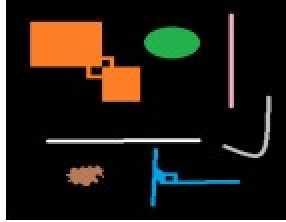
#> input picture BSCOMPUTER ENGINEERING/4th YEAR OF COMPUTER ENGINEERING/7th SEMESTER/DIGITAL IMAGE PROCESSING/FINALTERMPREPARATIONPROGRAMS/Screenshot 2024-10-10 211014.jpg, 143 x 111 px, found by its file name (shown 2 times larger)
$ python connectedcomponent.py
#> lines starting #> are read from the running program, lines starting #| are printed output that depends on the picture; after the words box and inside, x2 and y2 are one past the last pixel; in counts of white or black regions, pixels touching at a corner belong together
import cv2
import numpy as np
# Load the uploaded image
image_path = '/mnt/data/Screenshot 2024-10-10 211014.jpg'
image = cv2.imread(image_path)
#> image is the input picture: shape (111, 143, 3); mean B, G, R 21.6, 29.1, 35.1
# Convert the image to grayscale
gray_image = cv2.cvtColor(image, cv2.COLOR_BGR2GRAY)
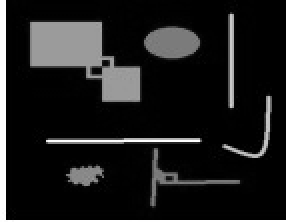
#> gray_image: shape (111, 143) (shown 2 times larger); min 0, max 255, mean 30
# Apply a binary threshold to the image (convert to black & white)
ret, binary_image = cv2.threshold(gray_image, 127, 255, cv2.THRESH_BINARY)
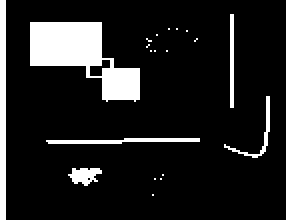
#> binary_image: shape (111, 143) (shown 2 times larger); 12.9% white; 20 white regions (14 under 20 px)
# Find contours (connected components)
contours, hierarchy = cv2.findContours(binary_image, cv2.RETR_TREE, cv2.CHAIN_APPROX_SIMPLE)
#> contours = 22 contours, 15 with area under 20; largest, box (x1, y1, x2, y2) and area: (15, 11, 70, 51) 1085, (0, 0, 143, 111) 220, (34, 84, 51, 93) 78, (23, 69, 100, 72) 74, (44, 29, 56, 39) 62, (115, 7, 117, 54) 46, (112, 48, 135, 79) 40
# Create a blank image with the same shape as the original to draw contours with random colors
image_with_colored_contours = np.zeros_like(image)
# Loop through each contour and draw it with a random color
for contour in contours:
    color = np.random.randint(0, 255, size=3).tolist()  # Generate a random color
    cv2.drawContours(image_with_colored_contours, [contour], -1, color, 3)  # Draw contour with random color
#> this loop made 22 passes
#> (contour, color) on passes 1, 2, 3, 4, 6, 9, 10, 11, 12, 13, 14, 15: ([[76, 97]], [172, 47, 117]), ([[80, 89]], [192, 67, 251]), ([[77, 89]], [195, 103, 9]), ([[81, 87]], [211, 21, 242]), ([[43, 89], [44, 88], [45, 89], [44, 90]], [216, 88, 140]), ([[83, 25]], [88, 81, 165]), ([[77, 25]], [25, 77, 72]), ([[75, 25]], [9, 148, 115]), ([[74, 22], [73, 23]], [208, 243, 197]), ([[98, 19], [97, 20]], [254, 79, 175]), ([[73, 19], [74, 20], [75, 20], [74, 20]], [192, 82, 99]), ([[78, 17]], [216, 177, 243])
#> color on passes 5, 7, 8, 19, 20, 22: [36, 87, 70], [58, 193, 230], [39, 87, 174], [127, 32, 31], [202, 244, 151], [114, 183, 28]
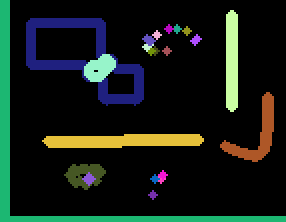
#> image_with_colored_contours: shape (111, 143, 3) (shown 2 times larger); mean of channels 0, 1, 2 23.1, 29.2, 21; drawn as B, G, R
# Total number of detected objects (contours)
total_objects = len(contours)
#> total_objects = 22
# Display the results
cv2.imshow('Image with Colored Contours', image_with_colored_contours)
cv2.waitKey(0)
cv2.destroyAllWindows()
# Print the total number of objects detected
print(f"Total number of objects detected: {total_objects}")
#| Total number of objects detected: 22

$ run again, with BSCOMPUTER ENGINEERING/4th YEAR OF COMPUTER ENGINEERING/7th SEMESTER/DIGITAL IMAGE PROCESSING/FINALTERMPREPARATIONPROGRAMS/Screenshot 2024-10-10 211625.jpg copied over BSCOMPUTER ENGINEERING/4th YEAR OF COMPUTER ENGINEERING/7th SEMESTER/DIGITAL IMAGE PROCESSING/FINALTERMPREPARATIONPROGRAMS/Screenshot 2024-10-10 211014.jpg
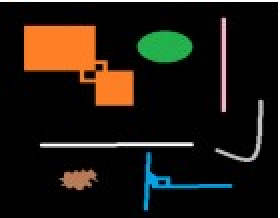
#> input picture BSCOMPUTER ENGINEERING/4th YEAR OF COMPUTER ENGINEERING/7th SEMESTER/DIGITAL IMAGE PROCESSING/FINALTERMPREPARATIONPROGRAMS/Screenshot 2024-10-10 211625.jpg, 140 x 109 px, found by its file name (shown 2 times larger)
#> image is the input picture: shape (109, 140, 3); mean B, G, R 18.4, 26.3, 32.5
#> `ret, binary_image = cv2.threshold(gray_image, 127, 255, cv2.THRESH_BIN..`:
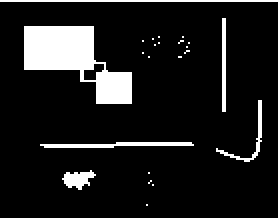
#> binary_image: shape (109, 140) (shown 2 times larger); 11.7% white; 23 white regions (17 under 20 px)
#> contours = 24 contours, 18 with area under 20; largest, box (x1, y1, x2, y2) and area: (12, 13, 66, 52) 1048, (31, 85, 48, 95) 78, (20, 71, 97, 74) 73, (41, 31, 53, 41) 64, (111, 9, 113, 56) 46, (108, 50, 131, 81) 42
#> the loop `for contour in contours:` made 24 passes
#> (contour, color) on passes 1, 2, 3, 4, 8, 9, 10: ([[73, 102]], [172, 47, 117]), ([[76, 92]], [192, 67, 251]), ([[75, 90], [74, 91]], [195, 103, 9]), ([[74, 86]], [211, 21, 242]), ([[89, 28], [90, 28]], [39, 87, 174]), ([[74, 28]], [88, 81, 165]), ([[71, 26]], [25, 77, 72])
#> after the loop `for contour in contours:`:
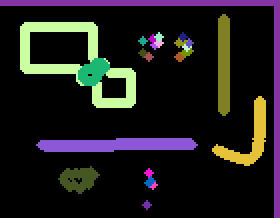
#> image_with_colored_contours: shape (109, 140, 3) (shown 2 times larger); mean of channels 0, 1, 2 27.8, 28.3, 30.5; drawn as B, G, R
#> total_objects = 24
#| Total number of objects detected: 24
